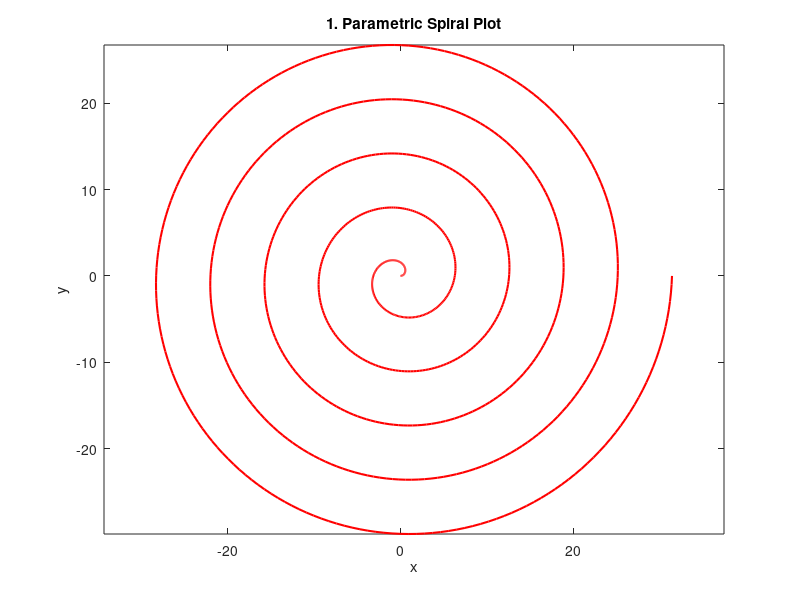
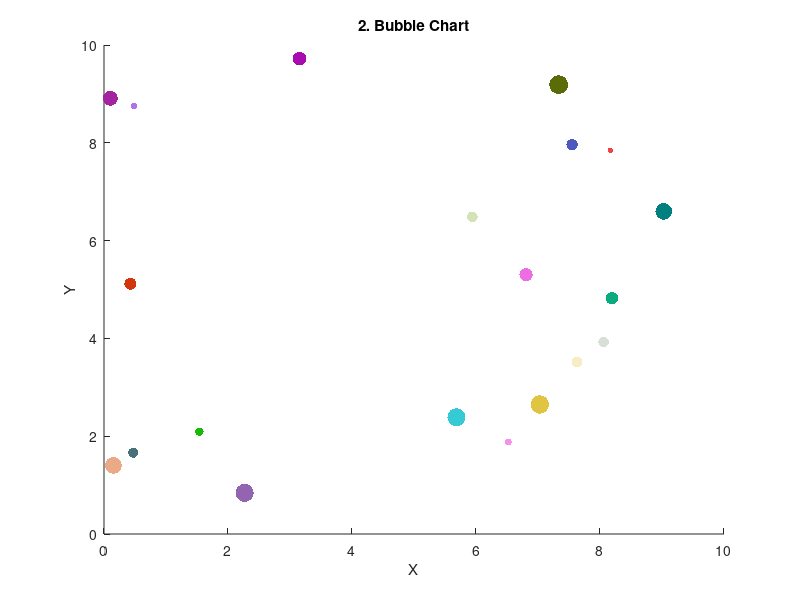
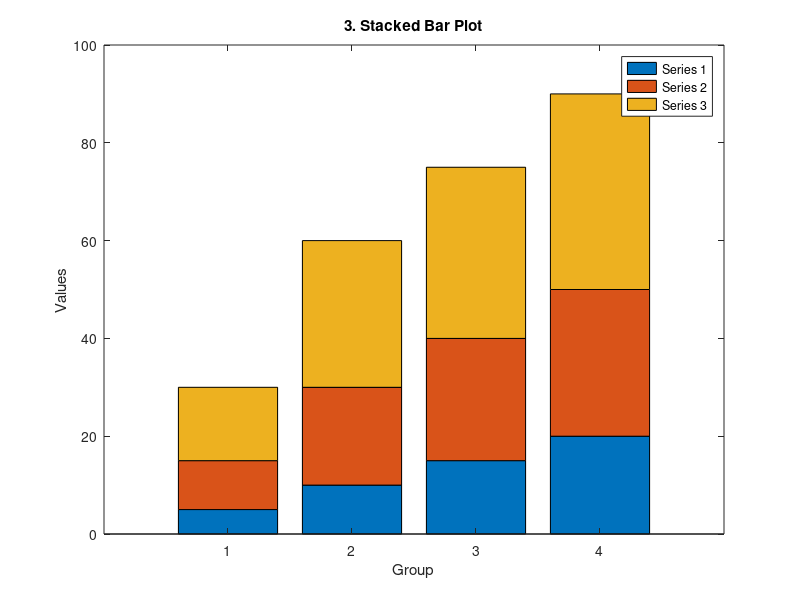
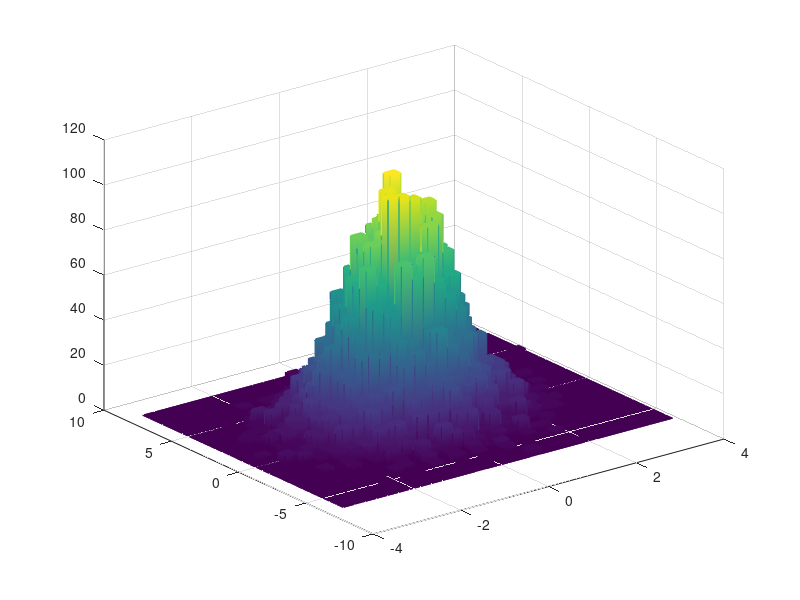

Write the MATLAB code that produced these figures, in order. (Note: this script raises an error after producing the figures.)
clc
clear

%% 1. Parametric Plot (2D)
t = linspace(0, 10*pi, 1000);
x = t.*cos(t);
y = t.*sin(t);
figure;
plot(x, y, 'r-', 'LineWidth', 1.5);
title('1. Parametric Spiral Plot');
xlabel('x'); ylabel('y');
axis equal;

%% 2. Bubble Chart (2D)
x = rand(1, 20)*10;
y = rand(1, 20)*10;
sz = randi([10, 200], 1, 20);
colors = rand(20, 3);
figure;
scatter(x, y, sz, colors, 'filled');
title('2. Bubble Chart');
xlabel('X'); ylabel('Y');

%% 3. Stacked Bar Plot (2D)
data = [5 10 15; 10 20 30; 15 25 35; 20 30 40];
figure;
bar(data, 'stacked');
title('3. Stacked Bar Plot');
xlabel('Group'); ylabel('Values');
legend('Series 1', 'Series 2', 'Series 3');

%% 4. 3D Histogram
x = randn(10000,1);
y = 2*randn(10000,1) + 1;
figure;

if exist('histogram2', 'file')
    histogram2(x, y, 'BinWidth', [0.5 0.5], 'FaceColor', 'flat');
else
 
    hist3([x y], [30 30]);
    set(get(gca,'child'),'FaceColor','interp','CDataMode','auto');
end

title('4. 3D Histogram');
xlabel('X'); ylabel('Y'); zlabel('Count');
colorbar;

%% 5. Exploded Pie Chart (2D)
data = [15 30 20 35];
explode = [0 1 0 0];
figure;
pie(data, explode, {'Q1', 'Q2', 'Q3', 'Q4'});
title('5. Exploded Pie Chart');

%% 6. Stacked Area Plot (2D)
x = 1:10;
y = [1 2 3 4 5 6 7 8 9 10; 
     2 3 4 5 6 7 8 9 10 11;
     3 4 5 6 7 8 9 10 11 12];
figure;
area(x, y');
title('6. Stacked Area Plot');
xlabel('X'); ylabel('Y');
legend('Series 1', 'Series 2', 'Series 3');

% %  7. Polar Plot (2D)
theta = linspace(0, 2*pi, 200);
rho = 1 + 0.5 * sin(3*theta);  % fungsi polar

%% 8. 3D Surface with Lighting
[x, y] = meshgrid(-3:0.1:3);
z = peaks(x, y);
figure;
surf(x, y, z, 'FaceColor', 'interp', 'EdgeColor', 'none');
light;
lighting gouraud;
title('8. 3D Surface with Lighting');
xlabel('X'); ylabel('Y'); zlabel('Z');

%% 9. 3D Stem Plot
x = 0:0.5:10;
y = sin(x);
z = cos(x);
figure;
stem3(x, y, z, 'filled');
title('9. 3D Stem Plot');
xlabel('X'); ylabel('Y'); zlabel('Z');

%% 10. 3D Bar Plot
x = [1 2 3 4 5];
y = [1 2 3];
z = [1 2 3 4 5; 2 3 4 5 6; 3 4 5 6 7];
figure;
bar3(z);
title('10. 3D Bar Plot');
xlabel('X'); ylabel('Y'); zlabel('Z');

%% 11. Discrete Data Stem Plot
x = 0:0.5:4*pi;
y = exp(-0.2*x).*sin(x);
figure;
stem(x, y, 'LineWidth', 2, 'Marker', 'd');
title('11. Decaying Sine Stem Plot');
xlabel('Time'); ylabel('Amplitude');

%% 12. Step Plot with Multiple Series
x = linspace(0,10,20);
y1 = sin(x);
y2 = cos(x);
figure;
stairs(x, y1, 'r-', 'LineWidth', 2);
hold on;
stairs(x, y2, 'b--', 'LineWidth', 2);
title('12. Multiple Series Step Plot');
legend('sin(x)', 'cos(x)');

%% 13. Errorbar with Asymmetric Errors
x = 1:5;
y = [10 20 30 20 10];
errlow = [1 2 3 2 1];
errhigh = [2 3 4 3 2];
figure;
errorbar(x, y, errlow, errhigh, 'o');
title('13. Asymmetric Error Bars');
xlabel('X'); ylabel('Y');

%% 14. Log Scale Plot with Grid
x = logspace(-1, 2, 100);
y = x.^3;
figure;
loglog(x, y, 'LineWidth', 2);
grid on;
title('14. Log-Log Plot with Grid');
xlabel('X'); ylabel('X^3');

%% 15. Polar Histogram (Compatible with all versions)
theta = randn(1000,1)*pi;
figure;

% Convert to Cartesian coordinates for rose plot
rose(theta, 20); 
h = findobj(gca, 'Type', 'line');
set(h, 'Color', 'm', 'LineWidth', 1.5);

title('15. Polar Histogram');

%% 16. Contour Plot with Labels
[x, y] = meshgrid(-3:0.1:3);
z = x.*exp(-x.^2 - y.^2);
figure;
[C, h] = contour(x, y, z);
clabel(C, h);
title('16. Labeled Contour Plot');
xlabel('X'); ylabel('Y');

%% 17. Streamslice Plot (Vector Field)
[x, y] = meshgrid(-2:0.2:2);
u = -y;
v = x;
figure;
streamslice(x, y, u, v);
title('17. Streamslice Plot');
xlabel('X'); ylabel('Y');

%% 18. Feather Plot
theta = linspace(0, 2*pi, 20);
u = sin(theta);
v = cos(theta);
figure;
feather(u, v);
title('18. Feather Plot');
